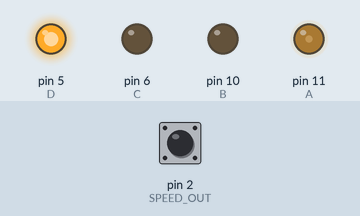
Recording of a sketch running on a simulated Arduino Uno, built with avr-gcc and run on an emulated ATmega328P. On the bench: output pins drawn as LEDs (lit = HIGH). The test bench sets the inputs (shaded band); at power-on: pin 2 (SPEED_OUT) HIGH.

Above: at 0.15 s.
At 1.0 s:
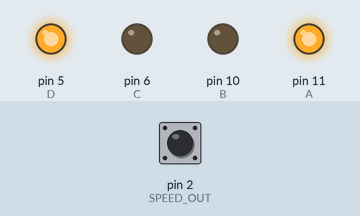
Timing chart, 0 to 2.5 s (numbered marks = the images above):
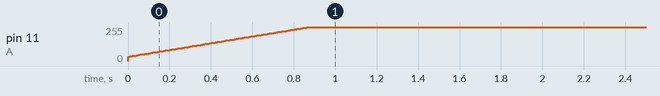

The sketch:

Motor_Control.ino
```cpp
#include <avr/io.h>
#include <avr/interrupt.h>


#define A  11
#define B  10

#define C  6
#define D  5

#define SPEED_OUT 2


double angle = 0;
double temp_angle = 0;
double angular_velocity = 0;
unsigned long time_global = 0;
double frequency;
double t;

double total_angle = 0;
double temp_total_angle = 0;
double angle_per_sec = 0;
double input_v = 15;
double error;

double Ke = 0.0688;
double Kp = 0.20824;
double Ki = 1.7062;

double PControl;
double IControl=0;
double PIControl;
double PIControl_prev = 0;
int pwm_in, pwm_in_prev;

void setup()
{
  Serial.begin(9600);
  TCCR1A = (0<<WGM11) | (0<<WGM10); // CTC Mode
  TCCR1B = (1<<WGM13) |(1<<WGM12) | (1<<CS12) | (0<<CS11) | (1<<CS10) ; //1024분주

  ICR1 = 1562/10; //주파수 정하기 (1562일 때 10Hz)
  frequency = 15625/ICR1;
  t = 1/frequency;

  TIMSK1 |= (1<<OCIE1A); // Compare 인터럽트 사용.
  sei();

  TCNT0 = 0; // 카운터 초기화


  pinMode(A, OUTPUT);
  pinMode(B, OUTPUT);
  pinMode(C, OUTPUT);
  pinMode(D, OUTPUT);
  pinMode(SPEED_OUT, INPUT_PULLUP);
  attachInterrupt(0, encoder_interrupt, FALLING);
  // initialize
  digitalWrite(B, LOW);
  digitalWrite(C, LOW);
  digitalWrite(D, HIGH);

}

void loop()
{

}


ISR (TIMER1_COMPA_vect)  // Compare 인터럽트
{
  TCNT0 = 0;

//  Serial.print("각속도:"); Serial.println(angular_velocity);
//  Serial.print("\tError:"); Serial.print(error);
//  Serial.print("\tP값  :"); Serial.print(PControl);
//  Serial.print("\tI값  :"); Serial.print(IControl);
//  Serial.print("\tPI값 :"); Serial.print(PIControl);
//  Serial.print("\t각도 :"); Serial.print(angle);
//  Serial.print("\tpwm값 :"); Serial.println(pwm_in);
  angular_velocity = (angle-temp_angle)/t;

  temp_angle = angle;


  error=input_v-angular_velocity;
  PControl=Kp*error;

  if(IControl < 100)
    IControl+=Ki*error*t;


  PIControl = PIControl_prev + PControl + IControl;

  pwm_in = 255/24 * PIControl;

  if(pwm_in < 0)
  {
    pwm_in = 0;
  }
  else if(pwm_in > 255)
  {
    pwm_in = 255;
  }


  analogWrite(A, pwm_in);

}

void encoder_interrupt()
{

  angle += 0.12;

}
```

Measured:
- by itself, pin 11 (A): moves from 33/255 to 255/255 over 0.86 s
